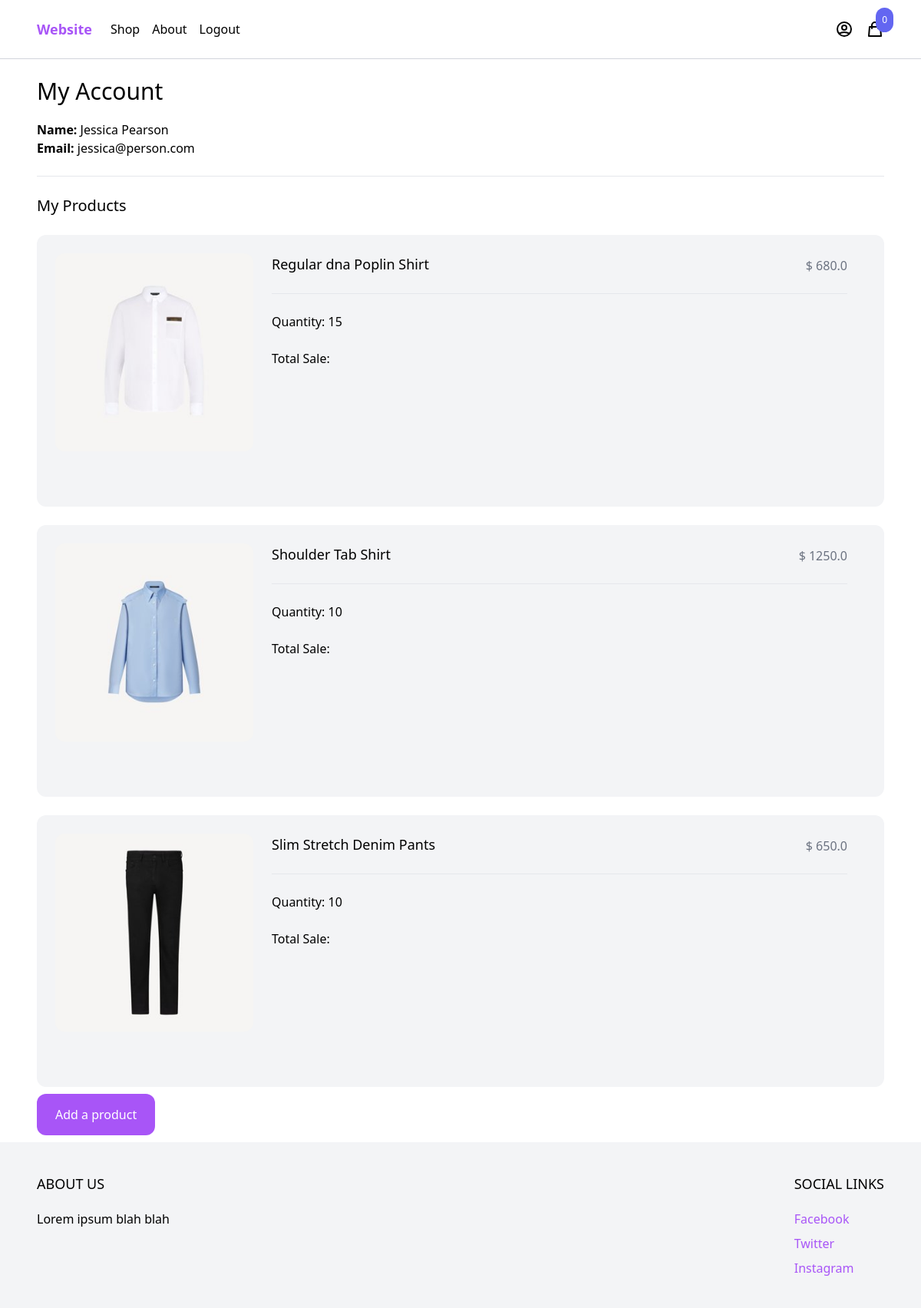
/account/ (signed in), run on the app's committed database.
### products/models.py (models this page shows, shortened)
class Product(models.Model):
    product_id = models.AutoField(primary_key=True)
    product_name = models.CharField(max_length=50)
    descrpt = models.CharField(max_length=500)
    quantity = models.IntegerField()
    fk_category = models.ForeignKey(Category, related_name='category', null = True, blank = True, on_delete= models.CASCADE)
    fk_user = models.ForeignKey(User, related_name='products', null = True, blank = True, on_delete=models.CASCADE)
    fk_brand = models.ForeignKey(Brand, null = True, blank = True, on_delete=models.CASCADE)
    price = models.FloatField()
    slug = models.SlugField()
    image = models.ImageField(upload_to = 'uploads/', blank = True, null = True)
    thumbnail = models.ImageField(upload_to = 'uploads/', blank = True, null = True)
    class Meta:
        ordering = ('product_name',)
    def get_thumbnail(self):
        if self.thumbnail:
            return self.thumbnail.url

### core/views.py (the view)
# urls.py: path('account/', seller, name='seller')
def seller(request):
    products = Product.objects.all()
    return render(request, 'core/seller.html', {'products': products})

### cart/cart.py (called while the page is built)
    def __len__(self):
        return sum(item['quantity'] for item in self.cart.values())

### cart/context_processors.py (called while the page is built)
def cart(request):
    return {'cart': Cart(request)}

### core/templates/core/seller.html (shortened to what this page needs)
{% extends 'core/base.html' %}
{% block content %}
<div class="max-w-6xl mx-auto p-6">
    <h1 class="mb-5 text-3xl">My Account</h1>
    <div class="mb-6">
        <strong>Name: </strong>{{ request.user.get_full_name}} <br>
        <strong>Email: </strong>{{ request.user.email }}
    </div>
    <hr>
    <h2 class="my-6 text-xl">My Products</h2>
    {% for product in request.user.products.all %}
    <div class="w-full mb-6 p-6 flex flex-wrap bg-gray-100 rounded-xl">
        <div class="mb-6 w-full">
                <div class="product mb-6 flex pr-6">
                    <a href="#" class="w-1/4">
                        <img class = "hover:shadow-lg rounded-xl" src="{{ product.get_thumbnail }}" alt="">
                    </a>
                    <div class="w-3/4 pl-6">
                        <div class="flex justify-between">
                            <a href="#" class="text-lg">{{ product.product_name }}</a>
                            <p class="mb-6 pt-1 text-gray-500">$ {{ product.price }}</p>
                        </div>
                        <hr>
                        <div class="mt-6">Quantity: {{ product.quantity }}</div>
                        <div class="mt-6">Total Sale: {{ total }}</div>
                    </div>
                </div>
            </div>
    </div>
    {% endfor %}
    <a href="{% url 'add_brand' %}" class="py-4 px-6 rounded-xl text-white bg-purple-500 hover:bg-purple-700">Add a product</a>
</div>
{% endblock %}

### data on the page
Product: get_thumbnail (picture), product_name "Regular dna Poplin Shirt", price "680.0", quantity "15"
Product: get_thumbnail (picture), product_name "Shoulder Tab Shirt", price "1250.0", quantity "10"
Product: get_thumbnail (picture), product_name "Slim Stretch Denim Pants", price "650.0", quantity "10"

### other printed values
{{ cart | length }} "0"
{{ request.user.get_full_name }} "Jessica Pearson"
{{ request.user.email }} "jessica@person.com"
